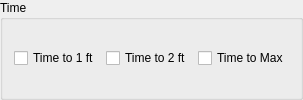
              <widget class="QgsCollapsibleGroupBox" name="tv_tp_cgb">
               <property name="title">
                <string>Time</string>
               </property>
               <property name="collapsed">
                <bool>true</bool>
               </property>
               <layout class="QGridLayout" name="gridLayout_69">
                <item row="0" column="0">
                 <layout class="QGridLayout" name="gridLayout_68">
                  <item row="0" column="1">
                   <widget class="QCheckBox" name="t2ft_tp_cb">
                    <property name="toolTip">
                     <string>&lt;html&gt;&lt;head/&gt;&lt;body&gt;&lt;p&gt;TIMETWOFT.OUT: Grid element number, the x- and y-coordinates and the initial time to two feet of depth (hr).&lt;/p&gt;&lt;/body&gt;&lt;/html&gt;</string>
                    </property>
                    <property name="toolTipDuration">
                     <number>0</number>
                    </property>
                    <property name="text">
                     <string>Time to 2 ft</string>
                    </property>
                   </widget>
                  </item>
                  <item row="0" column="0">
                   <widget class="QCheckBox" name="t1ft_tp_cb">
                    <property name="toolTip">
                     <string>&lt;html&gt;&lt;head/&gt;&lt;body&gt;&lt;p&gt;TIMEONEFT.OUT: Grid element number, the x- and y-coordinates and the initial time to one foot of depth (hr).&lt;/p&gt;&lt;/body&gt;&lt;/html&gt;</string>
                    </property>
                    <property name="toolTipDuration">
                     <number>0</number>
                    </property>
                    <property name="text">
                     <string>Time to 1 ft</string>
                    </property>
                   </widget>
                  </item>
                  <item row="0" column="2">
                   <widget class="QCheckBox" name="tmax_tp_cb">
                    <property name="toolTip">
                     <string>&lt;html&gt;&lt;head/&gt;&lt;body&gt;&lt;p&gt;TIMETOPEAK.OUT: Grid element number, the x- and y-coordinates and the time of occurrence of the maximum depth (hr).&lt;/p&gt;&lt;/body&gt;&lt;/html&gt;</string>
                    </property>
                    <property name="toolTipDuration">
                     <number>0</number>
                    </property>
                    <property name="text">
                     <string>Time to Max</string>
                    </property>
                   </widget>
                  </item>
                 </layout>
                </item>
               </layout>
              </widget>
